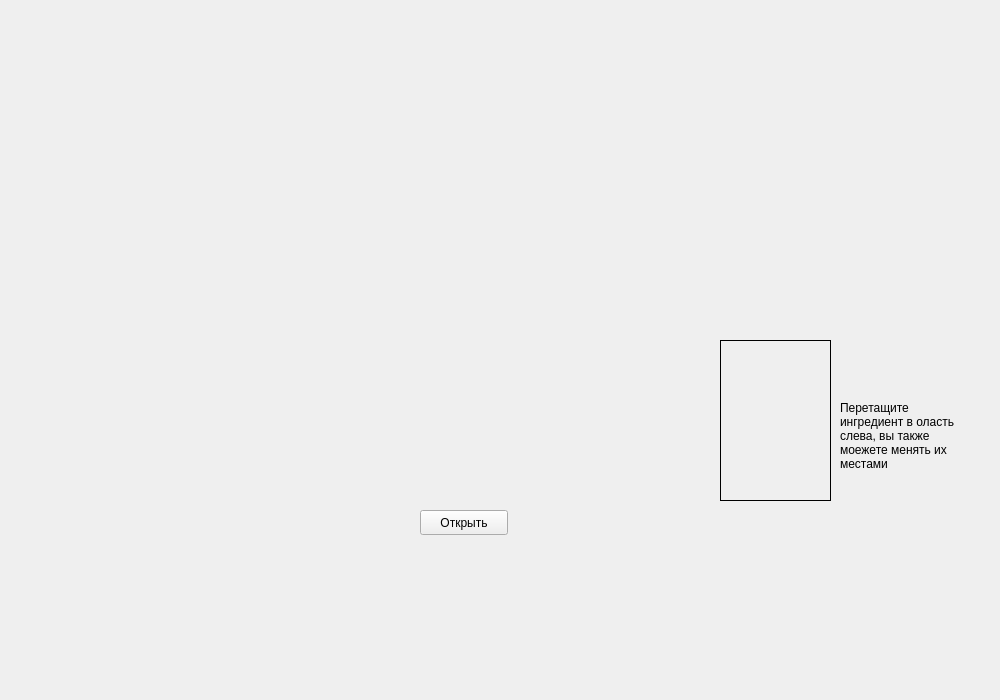
<?xml version="1.0" encoding="UTF-8"?>
<ui version="4.0">
 <class>MainWindow</class>
 <widget class="QMainWindow" name="MainWindow">
  <property name="geometry">
   <rect>
    <x>0</x>
    <y>0</y>
    <width>1000</width>
    <height>700</height>
   </rect>
  </property>
  <property name="minimumSize">
   <size>
    <width>1000</width>
    <height>700</height>
   </size>
  </property>
  <property name="maximumSize">
   <size>
    <width>1000</width>
    <height>700</height>
   </size>
  </property>
  <property name="windowTitle">
   <string>Бутерброд</string>
  </property>
  <property name="windowIcon">
   <iconset>
    <normaloff>../resurses/logo.png</normaloff>../resurses/logo.png</iconset>
  </property>
  <widget class="QWidget" name="centralwidget">
   <widget class="QWidget" name="fridge_widget" native="true">
    <property name="geometry">
     <rect>
      <x>40</x>
      <y>330</y>
      <width>651</width>
      <height>181</height>
     </rect>
    </property>
    <widget class="QWidget" name="cheese" native="true">
     <property name="geometry">
      <rect>
       <x>530</x>
       <y>99</y>
       <width>81</width>
       <height>71</height>
      </rect>
     </property>
     <layout class="QGridLayout" name="gridLayout_11">
      <item row="0" column="0">
       <layout class="QGridLayout" name="gridLayout_12"/>
      </item>
     </layout>
    </widget>
    <widget class="QWidget" name="bottom" native="true">
     <property name="geometry">
      <rect>
       <x>30</x>
       <y>90</y>
       <width>141</width>
       <height>71</height>
      </rect>
     </property>
     <layout class="QGridLayout" name="gridLayout_14">
      <item row="0" column="0">
       <layout class="QGridLayout" name="gridLayout_13"/>
      </item>
     </layout>
    </widget>
    <widget class="QWidget" name="salad" native="true">
     <property name="geometry">
      <rect>
       <x>380</x>
       <y>10</y>
       <width>81</width>
       <height>71</height>
      </rect>
     </property>
     <layout class="QGridLayout" name="gridLayout_3">
      <item row="0" column="0">
       <layout class="QGridLayout" name="gridLayout_4"/>
      </item>
     </layout>
    </widget>
    <widget class="QWidget" name="tomatoes" native="true">
     <property name="geometry">
      <rect>
       <x>230</x>
       <y>99</y>
       <width>101</width>
       <height>71</height>
      </rect>
     </property>
     <layout class="QGridLayout" name="gridLayout_7">
      <item row="0" column="0">
       <layout class="QGridLayout" name="gridLayout_8"/>
      </item>
     </layout>
    </widget>
    <widget class="QWidget" name="onion" native="true">
     <property name="geometry">
      <rect>
       <x>390</x>
       <y>100</y>
       <width>91</width>
       <height>61</height>
      </rect>
     </property>
     <layout class="QGridLayout" name="gridLayout_9">
      <item row="0" column="0">
       <layout class="QGridLayout" name="gridLayout_10"/>
      </item>
     </layout>
    </widget>
    <widget class="QWidget" name="beef" native="true">
     <property name="geometry">
      <rect>
       <x>240</x>
       <y>10</y>
       <width>81</width>
       <height>71</height>
      </rect>
     </property>
     <layout class="QGridLayout" name="gridLayout_2">
      <item row="0" column="0">
       <layout class="QGridLayout" name="gridLayout"/>
      </item>
     </layout>
    </widget>
    <widget class="QWidget" name="cucumbers" native="true">
     <property name="geometry">
      <rect>
       <x>530</x>
       <y>10</y>
       <width>81</width>
       <height>71</height>
      </rect>
     </property>
     <layout class="QGridLayout" name="gridLayout_5">
      <item row="0" column="0">
       <layout class="QGridLayout" name="gridLayout_6"/>
      </item>
     </layout>
    </widget>
    <widget class="QWidget" name="top" native="true">
     <property name="geometry">
      <rect>
       <x>30</x>
       <y>20</y>
       <width>141</width>
       <height>71</height>
      </rect>
     </property>
     <layout class="QGridLayout" name="gridLayout_15">
      <item row="0" column="0">
       <layout class="QGridLayout" name="gridLayout_16"/>
      </item>
     </layout>
    </widget>
   </widget>
   <widget class="QListWidget" name="hamburgers_layers">
    <property name="geometry">
     <rect>
      <x>720</x>
      <y>340</y>
      <width>111</width>
      <height>161</height>
     </rect>
    </property>
    <property name="styleSheet">
     <string notr="true">QListWidget {
	border: 1px solid black;
	background-color: rgba(0, 0, 0, 0);
}</string>
    </property>
    <property name="dragEnabled">
     <bool>true</bool>
    </property>
    <property name="dragDropOverwriteMode">
     <bool>true</bool>
    </property>
    <property name="dragDropMode">
     <enum>QAbstractItemView::InternalMove</enum>
    </property>
    <property name="defaultDropAction">
     <enum>Qt::MoveAction</enum>
    </property>
   </widget>
   <widget class="QLabel" name="label">
    <property name="geometry">
     <rect>
      <x>0</x>
      <y>0</y>
      <width>1015</width>
      <height>700</height>
     </rect>
    </property>
    <property name="text">
     <string/>
    </property>
    <property name="pixmap">
     <pixmap>../res/othres/back_2.svg</pixmap>
    </property>
    <property name="scaledContents">
     <bool>true</bool>
    </property>
   </widget>
   <widget class="QPushButton" name="pushButton">
    <property name="geometry">
     <rect>
      <x>420</x>
      <y>510</y>
      <width>88</width>
      <height>25</height>
     </rect>
    </property>
    <property name="text">
     <string>Открыть</string>
    </property>
   </widget>
   <widget class="QLabel" name="label_2">
    <property name="geometry">
     <rect>
      <x>840</x>
      <y>380</y>
      <width>121</width>
      <height>111</height>
     </rect>
    </property>
    <property name="text">
     <string>Перетащите ингредиент в оласть слева, вы также моежете менять их местами</string>
    </property>
    <property name="wordWrap">
     <bool>true</bool>
    </property>
   </widget>
   <zorder>label</zorder>
   <zorder>fridge_widget</zorder>
   <zorder>hamburgers_layers</zorder>
   <zorder>pushButton</zorder>
   <zorder>label_2</zorder>
  </widget>
 </widget>
 <resources>
  <include location="../res/main.qrc"/>
 </resources>
 <connections/>
</ui>
